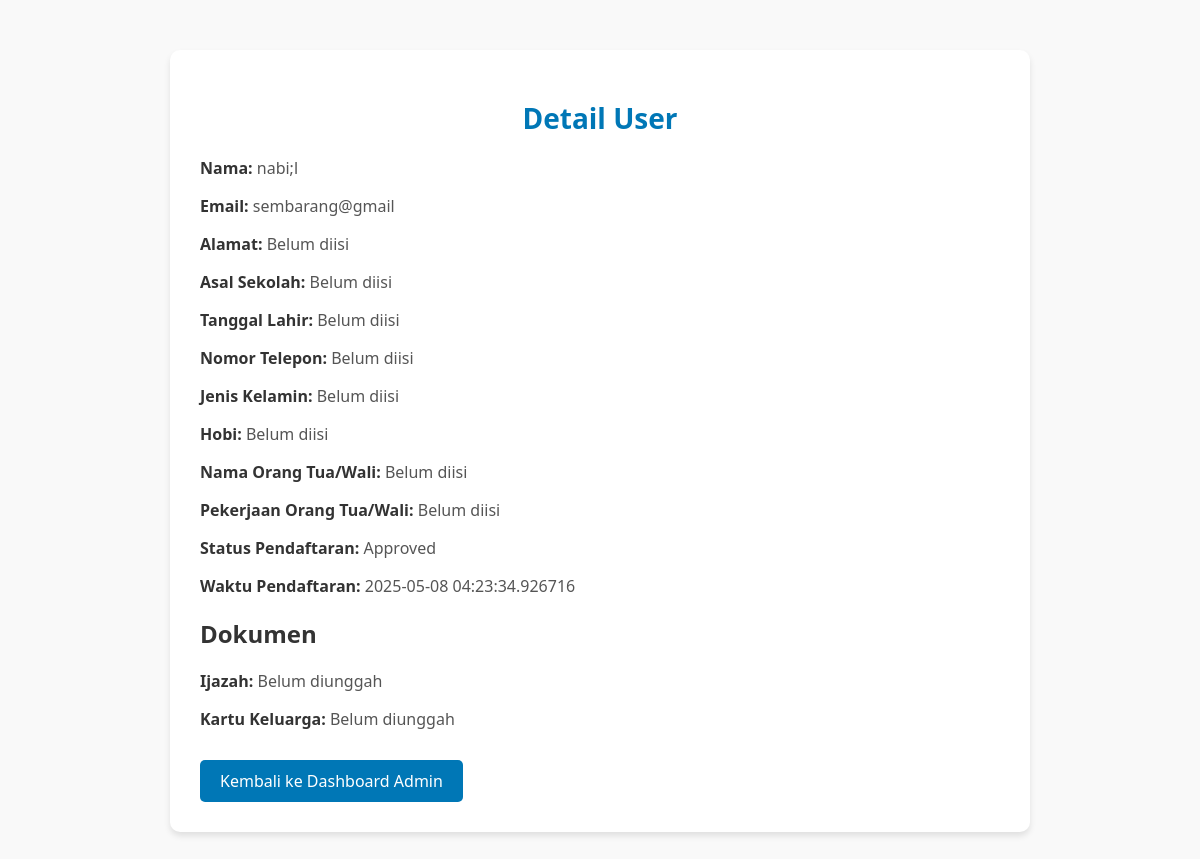
Page /user_detail/3 on the earlier database version.
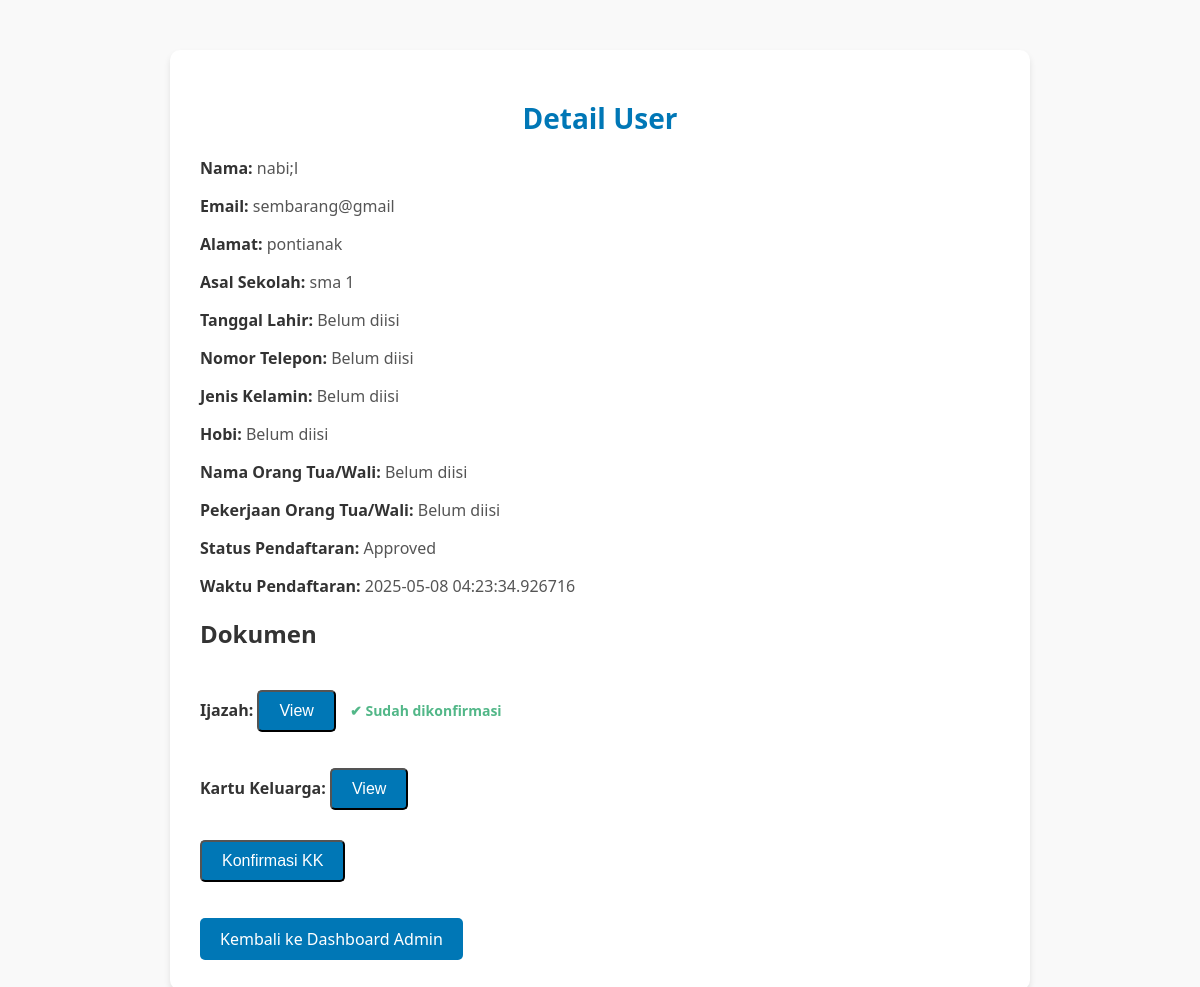
Same page on the later database version.
### models.py (models this page shows)
class User(db.Model):
    id = db.Column(db.Integer, primary_key=True)
    name = db.Column(db.String(100), nullable=False)
    email = db.Column(db.String(100), unique=True, nullable=False)
    password = db.Column(db.String(100), nullable=False)
    address = db.Column(db.String(200))
    school = db.Column(db.String(100))
    birth_date = db.Column(db.Date)
    phone = db.Column(db.String(15))
    gender = db.Column(db.String(10))
    hobby = db.Column(db.String(100))
    parent_name = db.Column(db.String(100))
    parent_job = db.Column(db.String(100))
    ijazah = db.Column(db.String(200))  # Link ke file ijazah
    kk = db.Column(db.String(200))  # Link ke file kartu keluarga
    ijazah_confirmed = db.Column(db.Boolean, default=False)  # Status konfirmasi ijazah
    kk_confirmed = db.Column(db.Boolean, default=False)  # Status konfirmasi KK
    status = db.Column(db.String(20), default='Pending')  # Pending, Approved, Rejected
    created_at = db.Column(db.DateTime, default=datetime.utcnow)  # Waktu pendaftaran
    payment_status = db.Column(db.String(20), default='Pending')  # Pending, Approved, Rejected
    payment_proof = db.Column(db.String(200))  # Path ke file bukti pembayaran
    is_action_taken = db.Column(db.Boolean, default=False)  # True jika admin sudah mengambil tindakan
    is_payment_action_taken = db.Column(db.Boolean, default=False)  # True jika admin sudah mengambil tindakan pada pembayaran

### app.py (the view)
@app.route('/user_detail/<int:user_id>')
def user_detail(user_id):
    user = User.query.get(user_id)
    if not user:
        flash('User tidak ditemukan.')
        return redirect(url_for('dashboard_admin'))
    print("Path Ijazah:", user.ijazah)  # Debugging path ijazah
    print("Path KK:", user.kk)          # Debugging path KK
    return render_template('user_detail.html', user=user)

### templates/user_detail.html (shortened to what this page needs)
<!DOCTYPE html>
<html>
<head>
    <link rel="stylesheet" type="text/css" href="{{ url_for('static', filename='css/detail.css') }}">
</head>
<body>
    <div class="container">
        <h1>Detail User</h1>
        <p><strong>Nama:</strong> {{ user.name }}</p>
        <p><strong>Email:</strong> {{ user.email }}</p>
        <p><strong>Alamat:</strong> {{ user.address or 'Belum diisi' }}</p>
        <p><strong>Asal Sekolah:</strong> {{ user.school or 'Belum diisi' }}</p>
        <p><strong>Tanggal Lahir:</strong> {{ user.birth_date or 'Belum diisi' }}</p>
        <p><strong>Nomor Telepon:</strong> {{ user.phone or 'Belum diisi' }}</p>
        <p><strong>Jenis Kelamin:</strong> {{ user.gender or 'Belum diisi' }}</p>
        <p><strong>Hobi:</strong> {{ user.hobby or 'Belum diisi' }}</p>
        <p><strong>Nama Orang Tua/Wali:</strong> {{ user.parent_name or 'Belum diisi' }}</p>
        <p><strong>Pekerjaan Orang Tua/Wali:</strong> {{ user.parent_job or 'Belum diisi' }}</p>
        <p><strong>Status Pendaftaran:</strong> {{ user.status }}</p>
        <p><strong>Waktu Pendaftaran:</strong> {{ user.created_at }}</p>
        <h2>Dokumen</h2>
        <p><strong>Ijazah:</strong>
            {% if user.ijazah %}
                <button onclick="viewDocument(['{{ url_for('static', filename=user.ijazah) }}'])" class="btn btn-blue">View</button>
                {% if not user.ijazah_confirmed %}
                    <form method="POST" action="{{ url_for('confirm_documents', user_id=user.id) }}" style="display: inline;">
                        <button type="submit" name="document" value="ijazah" class="btn btn-green">Konfirmasi Ijazah</button>
                    </form>
                {% else %}
                    <span class="status complete">✔ Sudah dikonfirmasi</span>
                {% endif %}
            {% else %}
                Belum diunggah
            {% endif %}
        </p>
        <p><strong>Kartu Keluarga:</strong>
            {% if user.kk %}
                <button onclick="viewDocument(['{{ url_for('static', filename=user.kk) }}'])" class="btn btn-blue">View</button>
                {% if not user.kk_confirmed %}
                    <form method="POST" action="{{ url_for('confirm_documents', user_id=user.id) }}" style="display: inline;">
                        <button type="submit" name="document" value="kk" class="btn btn-green">Konfirmasi KK</button>
                    </form>
                {% else %}
                    <span class="status complete">✔ Sudah dikonfirmasi</span>
                {% endif %}
            {% else %}
                Belum diunggah
            {% endif %}
        </p>
        <a href="{{ url_for('dashboard_admin') }}" class="btn btn-blue">Kembali ke Dashboard Admin</a>
    </div>
</body>
</html>

### static/css/detail.css (style rules this page uses)
body { margin: 0; font-family: 'Segoe UI', sans-serif; background-color: #f9f9f9; color: #333; }
.container { max-width: 800px; margin: 50px auto; background-color: #ffffff; padding: 30px; border-radius: 10px; box-shadow: 0 4px 6px rgba(0, 0, 0, 0.1); }
.container h1 { font-size: 28px; color: #0077b6; margin-bottom: 20px; text-align: center; }
.container p { font-size: 16px; margin-bottom: 10px; color: #555; }
.container strong { color: #333; }
.btn { display: inline-block; padding: 10px 20px; background-color: #0077b6; color: #fff; text-decoration: none; border-radius: 5px; font-size: 16px; margin-top: 20px; transition: background-color 0.3s ease; }
.status { font-size: 14px; font-weight: bold; margin-left: 10px; }
.status.complete { color: #52b788; }

Differences in the rows shown:
changed User "nabi;l": address "Belum diisi" → "pontianak"; school "Belum diisi" → "sma 1"
Other differences:
text no longer shown: "Belum diunggah Belum diunggah"
text now shown: "View ✔ Sudah dikonfirmasi View Konfirmasi KK"
